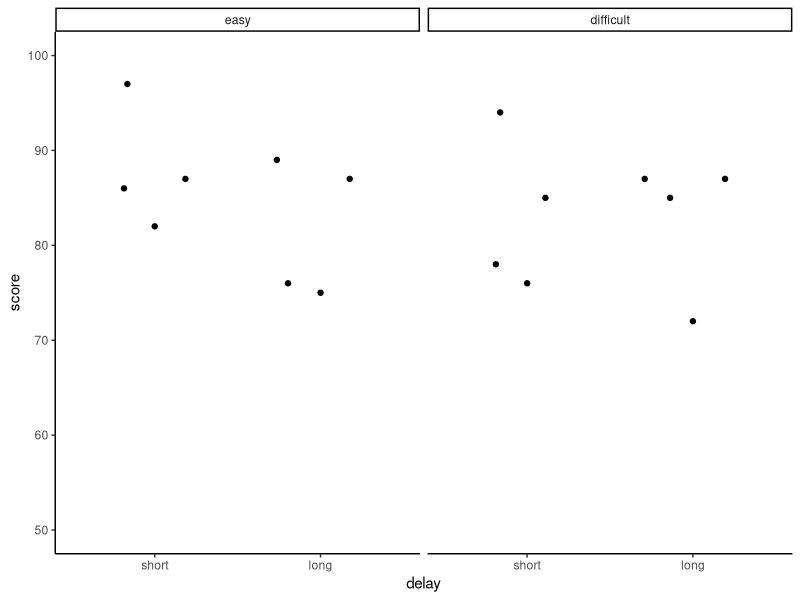
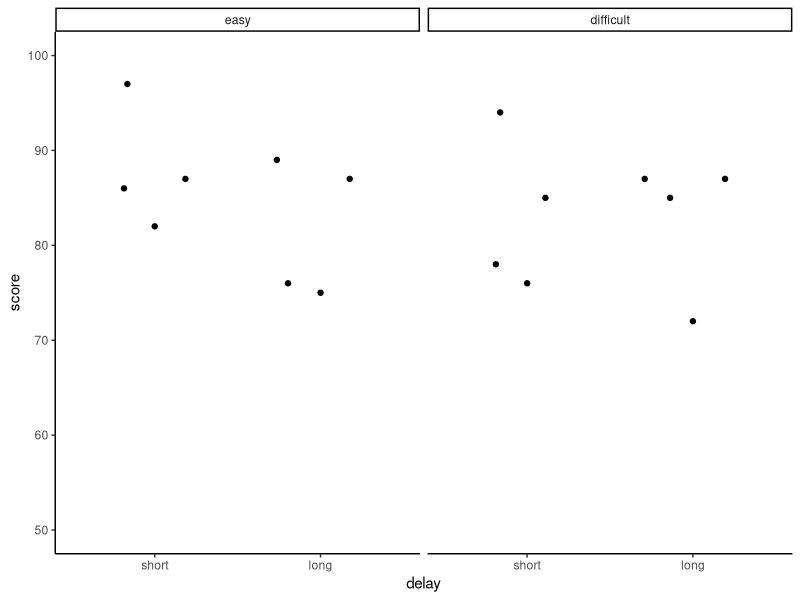

The R source for these figures, in order:
## ---- chunk 1
library(tidyverse)
library(ggbeeswarm)
## ---- chunk 2
df <- data.frame("pp_no" = 1:16, 
                "delay" = c("short","long"), "condition" = c("easy", "easy", "difficult", "difficult"),
                "score" = c(82, 75, 76, 72, 86, 89, 85, 87, 87, 76, 78, 85, 97, 87, 94, 87))


## ---- chunk 3
df$delay <- as_factor(df$delay)
df$condition <- as_factor(df$condition)

#check variable types with glimpse

glimpse(df)

## ---- chunk 4
df %>%
  ggplot(aes(x = delay, y = score)) +
  geom_quasirandom() +
  facet_wrap(~ condition) +
  ylim(50,100) +
  theme_classic()
## ---- chunk 5
levels(df$delay)
## ---- chunk 6
levels(df$condition)
## ---- chunk 7
df$delay <- fct_relevel(df$delay, c("short", "long")) 

df$condition <- fct_relevel(df$condition, c("easy", "difficult"))
## ---- chunk 8
levels(df$delay)
## ---- chunk 9
levels(df$condition)
## ---- chunk 10
df %>%
  ggplot(aes(x = delay, y = score)) +
  geom_quasirandom() +
  facet_wrap(~ condition) +
  ylim(50,100) +
  theme_classic()
